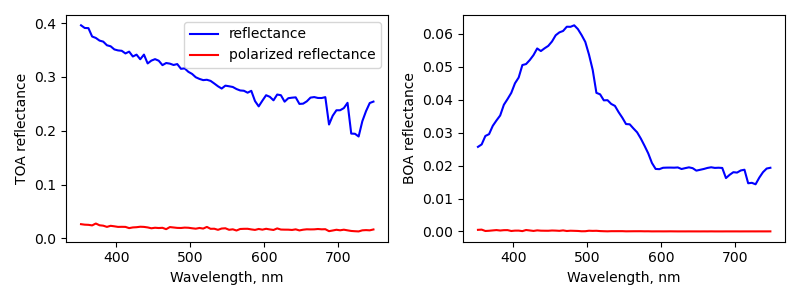

Source code (Python):
import os, sys
sys.path.insert(0, os.path.dirname(os.getcwd()))
from smartg.smartg import Smartg, Sensor
from smartg.smartg import RoughSurface, LambSurface, FlatSurface, Environment, Albedo_cst
from smartg.atmosphere import AtmAFGL, AerOPAC, Cloud
from smartg.water import IOP_1, IOP
from smartg.kdis import KDIS, reduce_kdis
import numpy as np
import matplotlib.pyplot as plt

# Spectrum
# read the entire K-distribution definition from files
kpar=KDIS('par_5nm','/media/jit079/nvme0n1/PAR/Kdistribution/par_5nm/')

bands    = kpar.to_smartg(lmin=300., lmax=900.)
NL = len(bands.l); 
_,w,solar_flux,_,_ ,_= bands.get_weights()


# WATERS
DEPTH  = 15. # bottom depth (m)
ALB    = 0.3 # albedo of the sea floor
chl    = 0.1 # (mg/m3) 
ws     = 5. # wind speed

# water model is from 400 to 700 nm. Values outside the range are assigned as those at 400 nm or 700 nm.
water = IOP_1( chl   = chl,
              DEPTH = DEPTH,
              pfwav = [550.],
              ALB   = Albedo_cst(ALB)
            ).calc(list(bands.get_weights()[1].data))
            
surf = RoughSurface(WIND=ws*1., NH2O=1.34)

# Atmosphere
wref   = 550. # reference wavelength (nm)
pfwav  = [550.] # wavelengths where aerosols phase function # is computed

# Static parameters
zsurf  = 0. # surface altitude (km)
vertical_grid    = [100., 50,  20., 10., 5., 1., zsurf] # vertical grid, from TOA to zsurf
atmosphere_model = 'afglus'  # AFGL US62 model

Psea   = 1012.15 # sea level atmospheric pressure
aer_model = 'maritime_clean'
aot = 0.1 # aerosol optical thickess at 550 nm
O3=300. # ozone amount, dobson
H2O=2. # water vapor, g/cm2
cot=5. # cloud optical thickess at 550 nm

# with an aerosol layer and a cloud layer
comps = [AerOPAC(aer_model, aot, wref),\
        Cloud('wc', 11., 2, 4, cot, wref)]
        
atm = AtmAFGL(atmosphere_model,   
               comp  = comps,
               O3    = O3,
               H2O   = H2O,  
               P0    = Psea, 
               grid  = vertical_grid,
               pfwav = pfwav
               ).calc(bands.l)

th0= 30.
VZA= 0.
RAA= 90.

# In order to compute accurately radiances in particular directions, set the LE mode
# 'le' keyword is a dictionnary containig directions vectors (in radians or deg) and coded as float32
# by default the result is calculated for each Ntheta x Nphi combination
le={'th_deg':VZA, 'phi_deg':RAA}

M = reduce_kdis(Smartg().run(THVDEG=th0, wl=bands.l, NBPHOTONS=1e9, 
                             water=water, BEER=1, le=le,
                             atm=atm, surf=surf, NF=10000, OUTPUT_LAYERS=3, flux=None,reflectance=True,
                             progress=False), bands, use_solar=False, integrated=False)  

print(M.describe())

plt.figure(figsize=(8,3))
plt.subplot(1,2,1)
plt.plot(M.axes['wavelength'],M['I_up (TOA)'][:,0,0],'b',label='reflectance')
plt.plot(M.axes['wavelength'],np.sqrt(M['Q_up (TOA)'][:,0,0]**2+M['U_up (TOA)'][:,0,0]**2+M['V_up (TOA)'][:,0,0]**2),'r',label='polarized reflectance')
plt.xlabel('Wavelength, nm')
plt.ylabel('TOA reflectance')
plt.legend()
plt.subplot(1,2,2)
plt.plot(M.axes['wavelength'],M['I_up (0+)'][:,0,0],'b')
plt.plot(M.axes['wavelength'],np.sqrt(M['Q_up (0+)'][:,0,0]**2+M['U_up (0+)'][:,0,0]**2+M['V_up (0+)'][:,0,0]**2),'r')
plt.xlabel('Wavelength, nm')
plt.ylabel('BOA reflectance')
plt.tight_layout()
plt.savefig('SMARTG_example.png')
